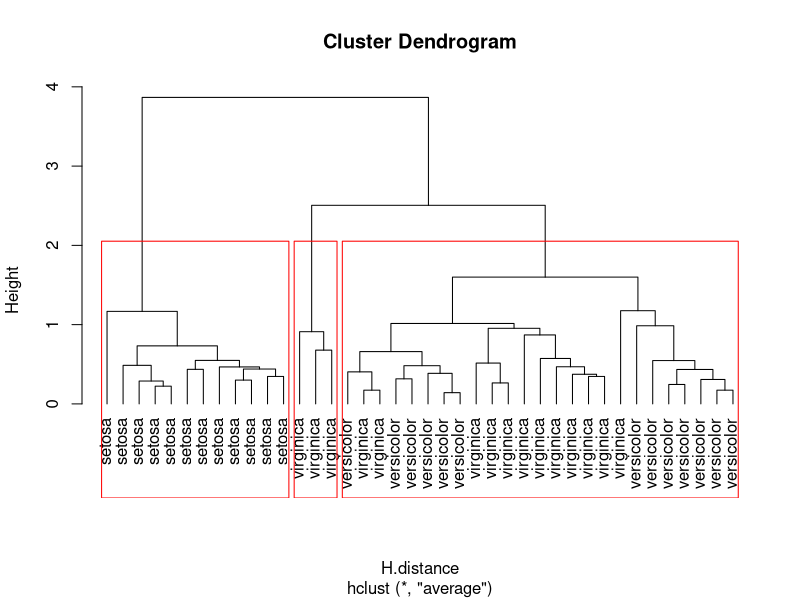

The R script that drew this image:
#--------------------- Hierarchical Clustering------------------

data(iris)
View(iris)
# Sample dataset
sampleiris <- iris[sample(1:150, 40),]
# Calculate distance
 H.distance <- dist(sampleiris[,-5], method="euclidean")
 # perform Hierarchical clustering
H.fit <- hclust(H.distance, method="average")
 
 # plot  dendograph
 plot(H.fit, hang=-1, label=sampleiris$Species)# hang is used to put the labels of the leaf in same level
 groups <- cutree(H.fit, k=3) # cut tree into 3 clusters
 
 # draw dendogram with red borders around the 3 clusters
 rect.hclust(H.fit, k=3, border="red") 
 